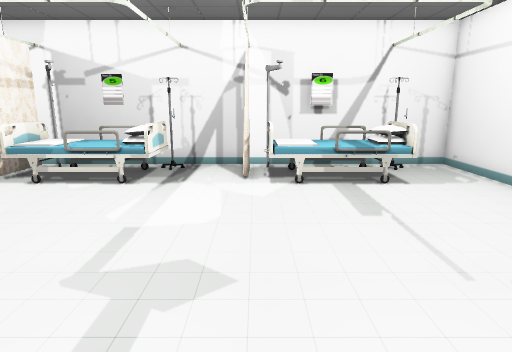
view 1 (above)

17 first-person views from a walk through a 3-D level made in the Unity game engine. The camera is 1.2 m above the floor, tilts 12° down and sees 75° across. Doors are open. The floor is counted in squares, 0.5 m on a side. Each view is taken from the middle of a square. On the plan, view 1 faces up. The plan holds only what a view shows up to about 20 squares ahead; the rest is blank. Some surface patterns are stand-ins.

view 2
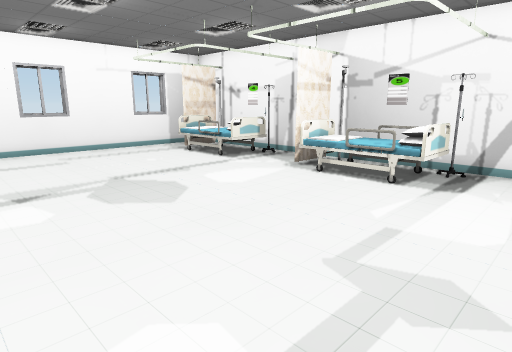

view 3
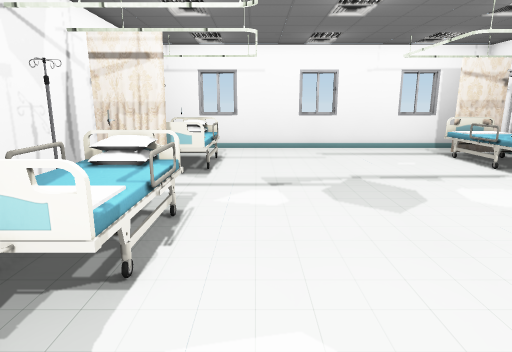

view 4
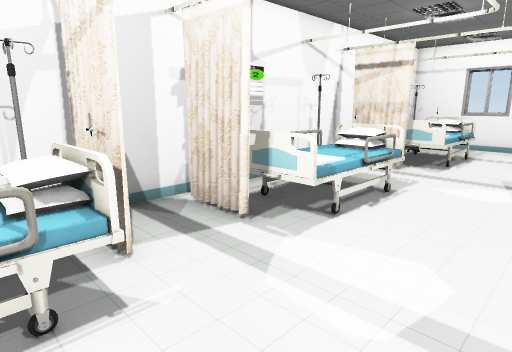

view 5
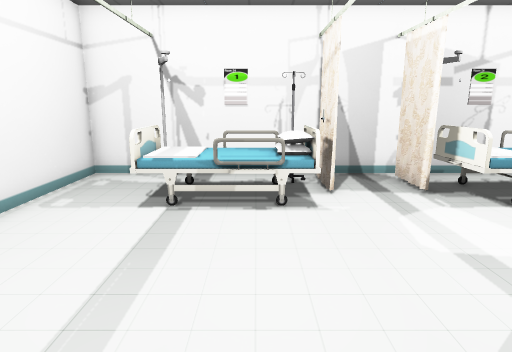

view 6
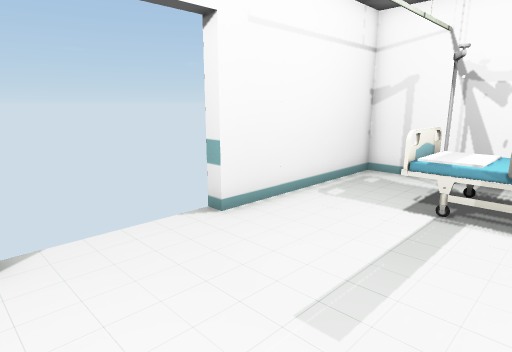

view 7
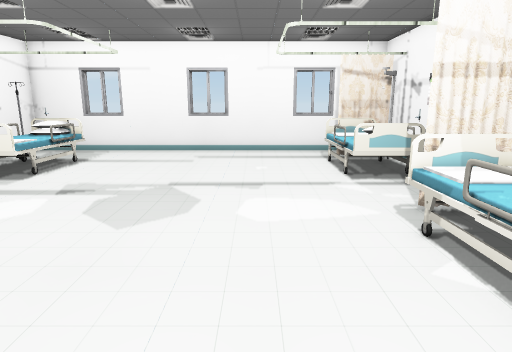

view 8
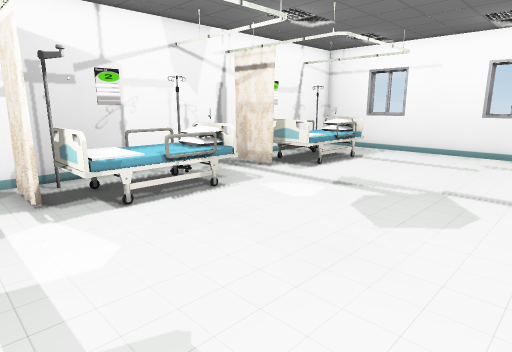

view 9
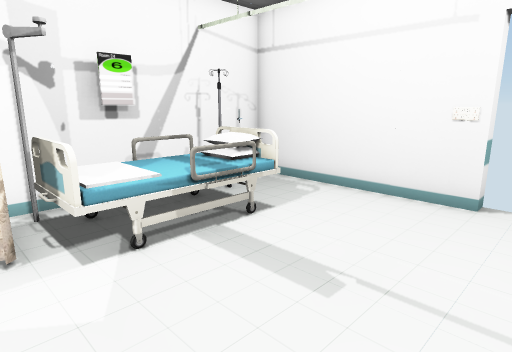

view 10
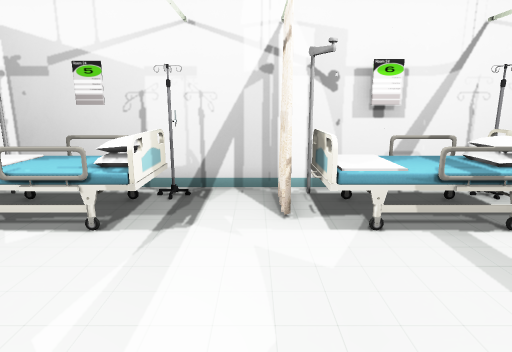

view 11
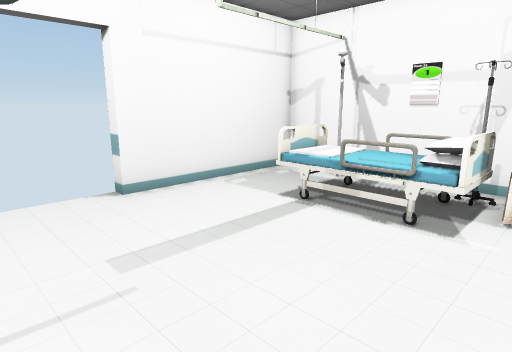

view 12
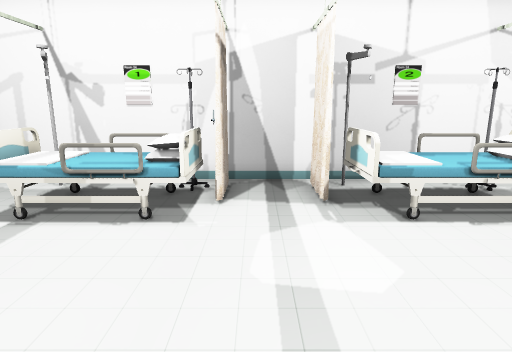

view 13
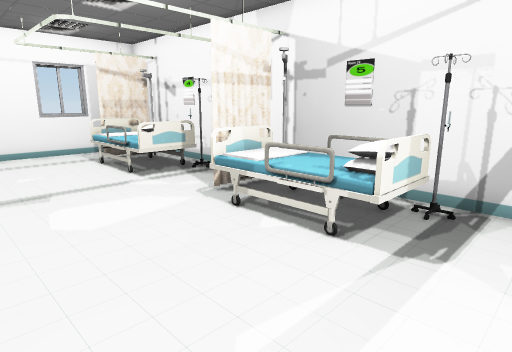

view 14
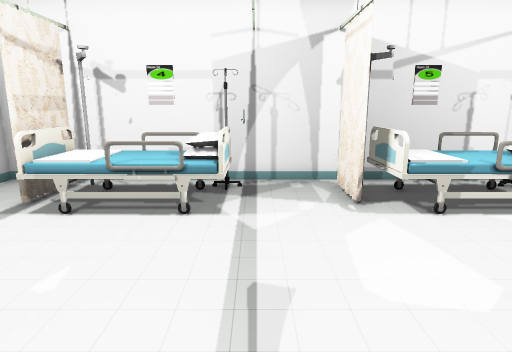

view 15
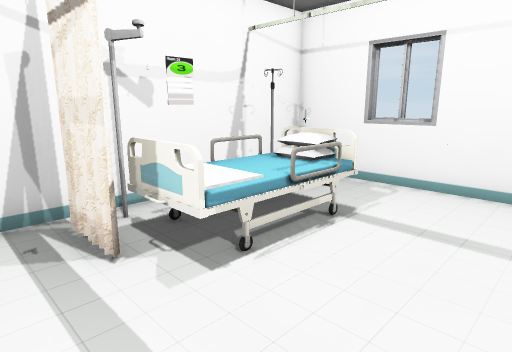

view 16
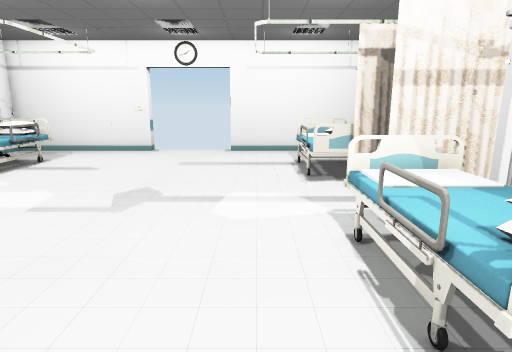

view 17
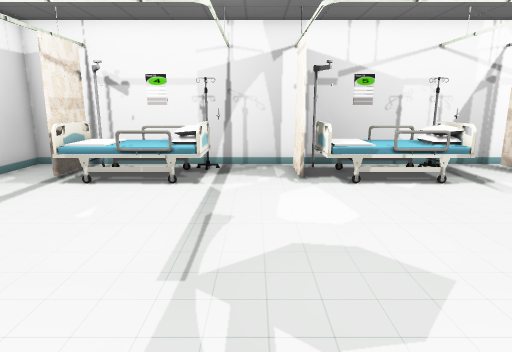

### Floor plan
Points are (right, up) in squares from view 1. A wall is a line through its corners. A room is listed if a view was taken in it or the views show most of it. See-through windows are left out.
Room 1 (views 1, 2, 3, 4, 5, 6, 7, 8, 9, 10, 11, 12, 13, 14, 15, 16, 17)
walls: (-19.2, 5.5) (-19.2, 3.5); (-19.2, -0.1) (-19.2, -2.1); (7.8, 7.4) (7.8, 13.7) (-19, 13.7) (-19, -4.8) (7.8, -4.8) (7.8, 2.3); (-19.2, 11.1) (-19.2, 9.1)
ways out: open door at (8, 4.5)
objects: other object (-17, 11) to (-17, 13); other object (-16, -4); other object (-16, -3) to (-12, -1); other object (-16, 10) to (-12, 12); other object (-12, 13); other object (-11, -4) to (-11, -2); other object (-9, 11) to (-8, 13); other object (-8, -4); other object (-8, -3) to (-3, -1); other object (-8, 10) to (-3, 12); other object (-3, -4); other object (-3, 13); other object (0, -4); other object (0, -3) to (5, -1); other object (0, 10) to (5, 12); other object (0, 13); other object (1, -4); other object (2, 13) to (3, 13); other object (5, 13); other object (8, 7)

Where each view was taken, in squares from view 1:
view 1: 0 up, 0 right, facing up
view 2: 0 up, 0 right, facing up-left
view 3: 1 up, 0 right, facing left
view 4: 3 up, 2 right, facing down-left
view 5: 7 up, 2 right, facing down
view 6: 7 up, 2 right, facing down-right
view 7: 7 up, 1 left, facing left
view 8: 7 up, 1 left, facing down-left
view 9: 5 up, 1 left, facing up-right
view 10: 4 up, 1 left, facing up
view 11: 6 up, 1 left, facing down-right
view 12: 6 up, 1 left, facing down
view 13: 5 up, 1 left, facing up-left
view 14: 3 up, 11 left, facing up
view 15: 3 up, 9 left, facing down-left
view 16: 1 up, 10 left, facing right
view 17: 0 up, 10 left, facing up
